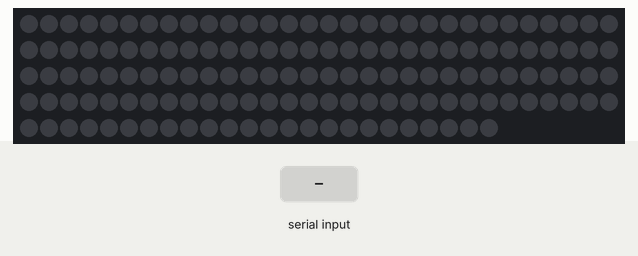
Recording of a sketch running on a simulated Arduino Uno, built with avr-gcc and run on an emulated ATmega328P. Parts: 144 RGB LEDs in strip order, left to right, continuing on the next row. Inputs (shaded band) come from the test bench. Dim RGB values are drawn brighter than linear.

Above: at 1.2 s.
1.3 s: "30,150,10\n" received over Serial
At 1.7 s:
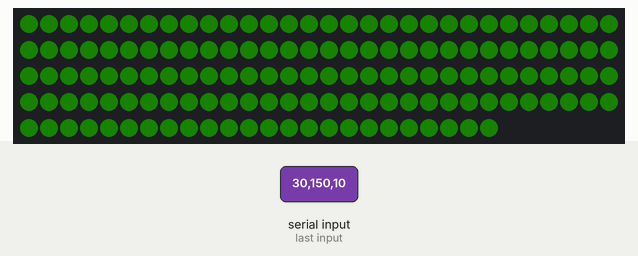
2.8 s: "90,45,200\n" received over Serial
At 4.0 s:
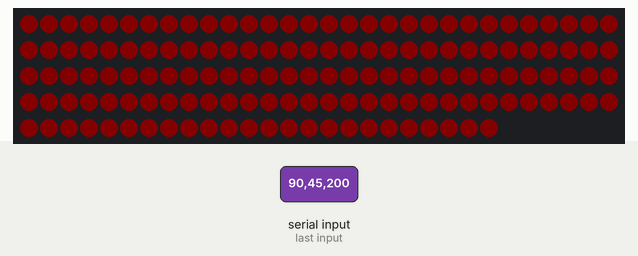
4.3 s: "30,150\n" received over Serial
At 5.1 s:
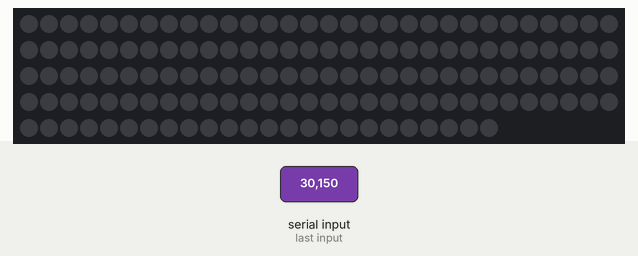
5.8 s: "30,150,10,200\n" received over Serial
At 6.3 s:
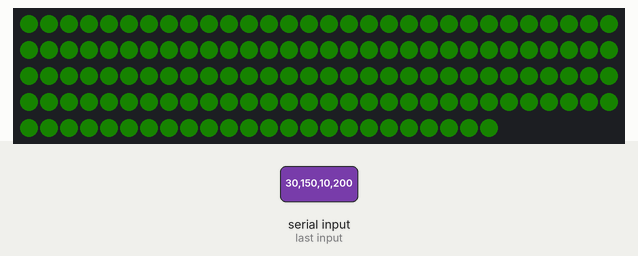
Timing chart, 0 to 8.3 s (numbered marks = the images above; inputs shaded):
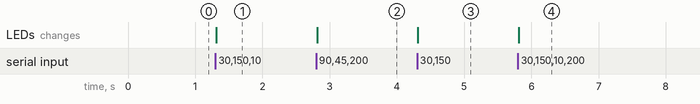

The sketch:

sketch_aug3a.ino
```cpp
#include <FastLED.h>

#define LED_PIN 3
#define NUM_LEDS 144

CRGB leds[NUM_LEDS];

void setup() {
  Serial.begin(9600);
  FastLED.addLeds<WS2812B, LED_PIN, GRB>(leds, NUM_LEDS);
  FastLED.clear();
  FastLED.show();
}

void loop() {
  if (Serial.available() >= 9) { // 9 bytes for 3 RGB values and brightness (e.g., "255255255100")
    char rgbData[9];
    Serial.readBytes(rgbData, 9);

    int r = atoi(&rgbData[0]);
    int g = atoi(&rgbData[3]);
    int b = atoi(&rgbData[6]);
    int brightness = atoi(&rgbData[7]);

    for (int i = 0; i < NUM_LEDS; i++) {
      leds[i] = CRGB(r, g, b);
      leds[i].fadeToBlackBy(255 - brightness);
    }
    FastLED.show(); // Smoothly fade the brightness of all LEDs at once

    // delay(20); // Add a delay of 20 milliseconds between LED updates
  }
}
```

Measured:
- after the input at 1.3 s, the LEDs: change at once (image 1)
- after the input at 2.8 s, the LEDs: change at once (image 2)
- after the input at 4.3 s, the LEDs: change at once (image 3)
- after the input at 5.8 s, the LEDs: change at once (image 4)
